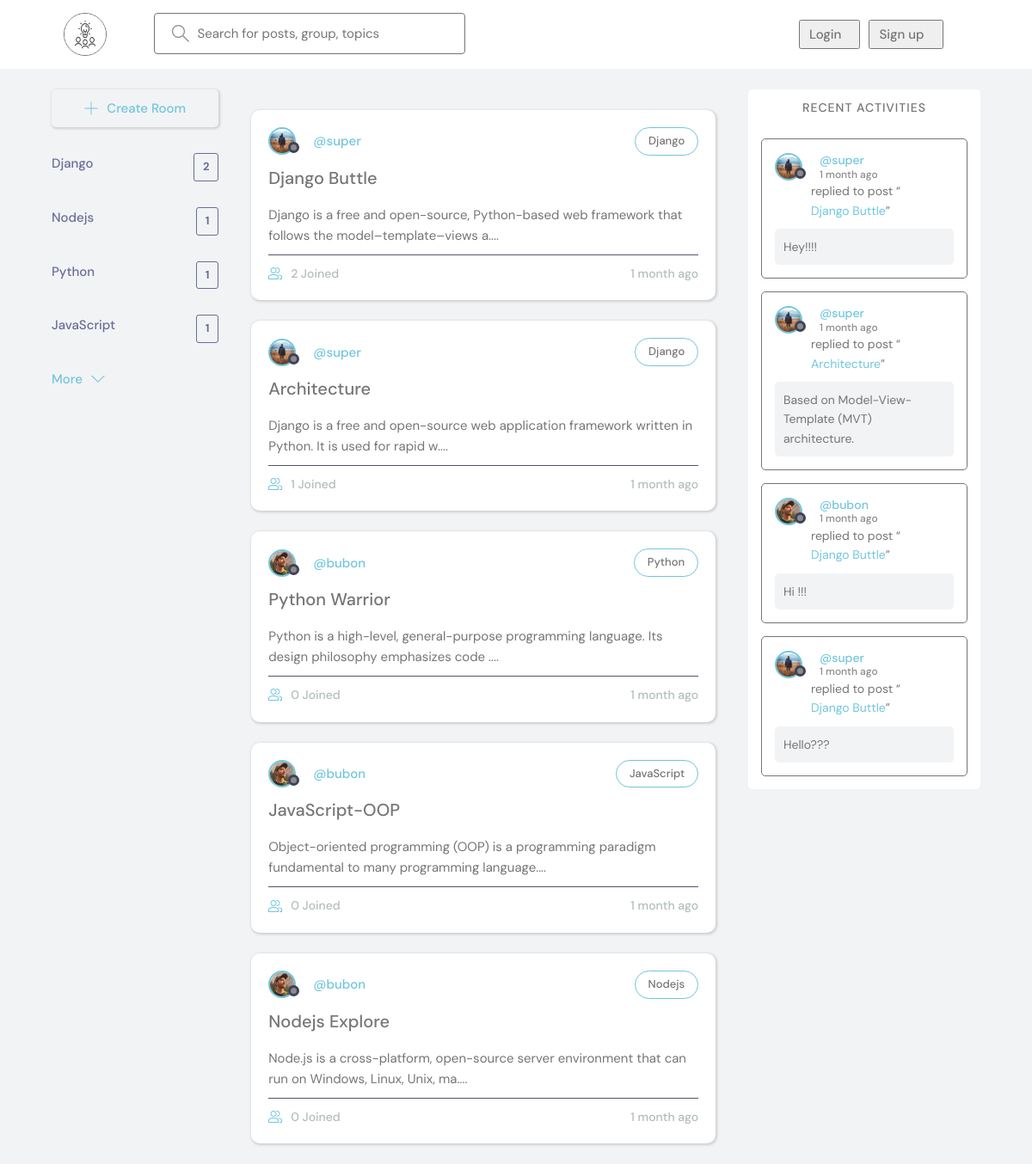
/, run on an earlier commit of the app's database.
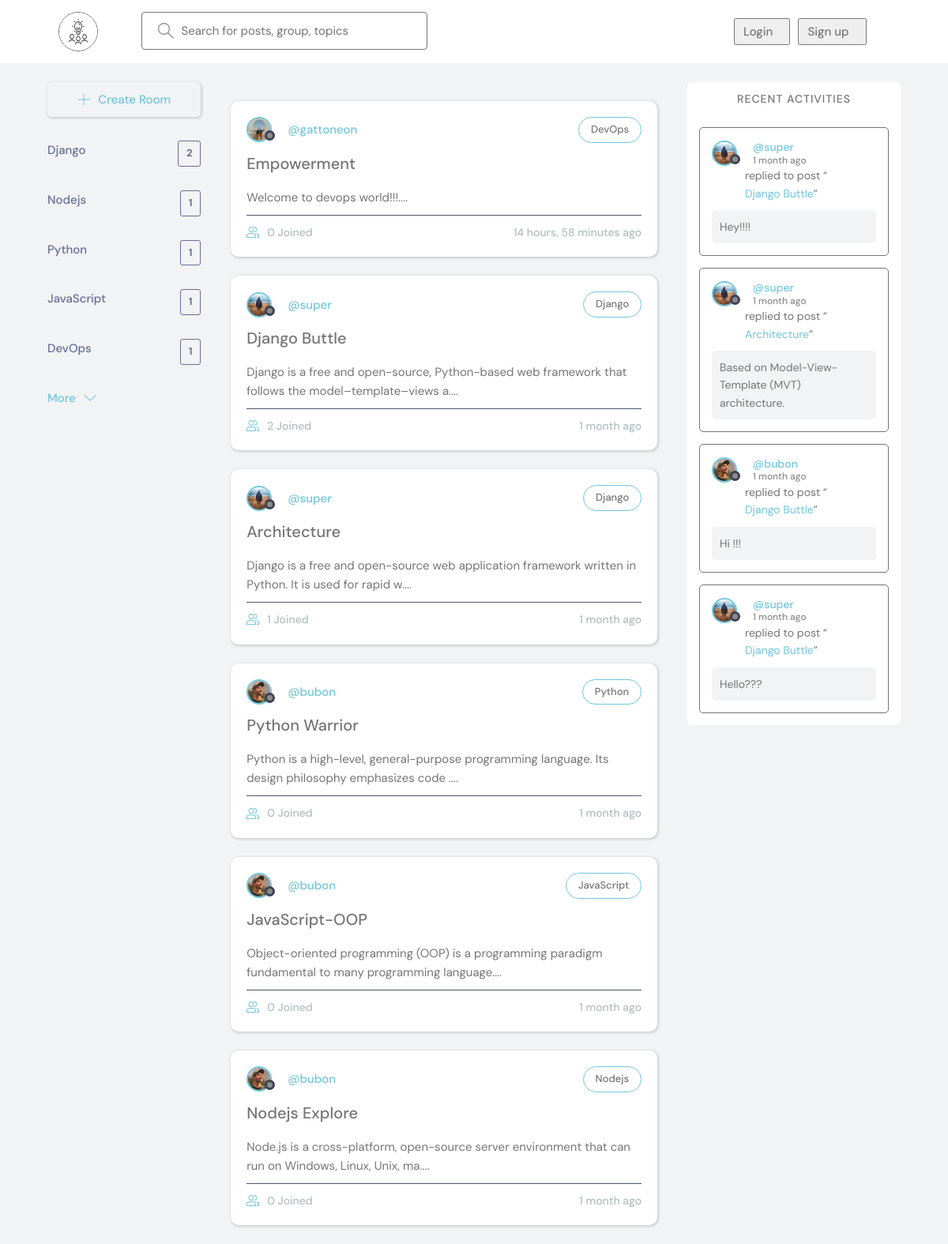
And on a later commit of the database.
### base/models.py (models this page shows, shortened)
class Topic(models.Model):
    name = models.CharField(max_length=200)

class Room(models.Model):
    host = models.ForeignKey(NewUser, on_delete=models.SET_NULL, null=True)
    topic = models.ForeignKey(Topic, on_delete=models.CASCADE, null=True)
    name = models.CharField(max_length=200)
    description = models.TextField(null=True, blank=True)
    updated = models.DateTimeField(auto_now=True)
    created = models.DateTimeField(auto_now_add=True)
    participants = models.ManyToManyField(
        NewUser, related_name="participants", blank=True
    )
    class Meta:
        ordering = ["-updated", "-created"]
    def __str__(self) -> str:
        return self.name

class NewUser(AbstractUser):
    name = models.CharField(max_length=200, null=True)
    email = models.EmailField(unique=True, null=True)
    bio = models.TextField(null=True)
    avatar = models.ImageField(null=True, default="avatar.svg")
    USERNAME_FIELD = "email"
    REQUIRED_FIELDS = ["username"]

class Message(models.Model):
    user = models.ForeignKey(NewUser, on_delete=models.CASCADE)
    room = models.ForeignKey(Room, on_delete=models.CASCADE)
    body = models.TextField()
    updated = models.DateTimeField(auto_now=True)
    created = models.DateTimeField(auto_now_add=True)
    class Meta:
        ordering = ["-updated", "-created"]

### base/views.py (the view)
# urls.py: path("", home, name="home"),
def home(request):
    q = request.GET.get("q") if request.GET.get("q") != None else ""
    rooms = Room.objects.filter(
        Q(topic__name__icontains=q) | Q(name__icontains=q) | Q(description__icontains=q)
    )
    activity = Message.objects.filter(Q(room__topic__name__icontains=q))
    rooms_count = rooms.count()
    topics = Topic.objects.all()
    context = {
        "rooms": rooms,
        "topics": topics,
        "rooms_count": rooms_count,
        "room_messages": activity,
    }
    return render(request, "base/home.html", context)

### base/templates/base/home.html (shortened to what this page needs)
{% extends 'main.html' %}
{% block content %}
<main class="layout layout--3">
  <div class="container">
    {% include 'base/topics_component.html' %}
    <div class="roomList">
      {% include 'base/feed_component.html' %}
    </div>
    {% include 'base/activity_component.html' %}
  </div>
</main>
{% endblock %}

### base/templates/base/topics_component.html (shortened to what this page needs)
<div class="topics">
    <div class="topics__header">
        <a class="btn btn--main" href="{% url 'create-room' %}">
            <svg version="1.1" xmlns="http://www.w3.org/2000/svg" width="32" height="32" viewBox="0 0 32 32">
              <title>add</title>
              <path
                d="M16.943 0.943h-1.885v14.115h-14.115v1.885h14.115v14.115h1.885v-14.115h14.115v-1.885h-14.115v-14.115z">
              </path>
            </svg>
            Create Room
          </a>
     </div>
    <ul class="topics__list">
        {% for topic in topics %}
        <li>
            <a href="{% url 'home' %}?q={{topic.name}}">{{topic.name}}<span>{{topic.room_set.all.count}}</span></a>
        </li>
        {% endfor %}
    </ul>
    <a class="btn btn--link" href="{% url 'topics' %}">
        More
        <svg version="1.1" xmlns="http://www.w3.org/2000/svg" width="32" height="32" viewBox="0 0 32 32">
            <title>chevron-down</title>
            <path d="M16 21l-13-13h-3l16 16 16-16h-3l-13 13z"></path>
        </svg>
    </a>
</div>

### base/templates/base/feed_component.html (shortened to what this page needs)
{% for room in rooms %}
<div class="roomListRoom">
    <div class="roomListRoom__header">
        <a href="{% url 'user-profile' room.host.id %}" class="roomListRoom__author">
            <div class="avatar avatar--small">
                <img src="{{room.host.avatar.url}}" />
            </div>
            <span>@{{room.host.username}}</span>
        </a>
        <a href="{% url 'home' %}?q={{room.topic.name}}">
            <p class="roomListRoom__topic">{{room.topic.name}}</p>
        </a>
    </div>
    <div class="roomListRoom__content">
        <a href="{% url 'room' room.id %}">{{room.name}}</a>
        <p>{{room.description|slice:":100"}}....</p>
    </div>
    <div class="roomListRoom__meta">
        <a href="{% url 'room' room.id %}" class="roomListRoom__joined">
            {{room.participants.all.count}} Joined
        </a>
        <div class="roomListRoom__actions">
            <span>{{room.created|timesince}} ago</span>
        </div>
    </div>
</div>
{% endfor %}

### base/templates/base/activity_component.html (shortened to what this page needs)
<div class="activities">
    <div class="activities__header">
        <h2>Recent Activities</h2>
    </div>
    {% for message in room_messages %}
    <div class="activities__box">
        <div class="activities__boxHeader roomListRoom__header">
            <a href="{% url 'user-profile' message.user.id %}" class="roomListRoom__author">
                <div class="avatar avatar--small">
                    <img src="{{message.user.avatar.url}}" />
                </div>
                <p>
                    @{{message.user.username}}
                    <span>{{message.created|timesince}} ago</span>
                </p>
            </a>
        </div>
        <div class="activities__boxContent">
            <p>replied to post “<a href="{% url 'room' message.room.id %}">{{message.room}}</a>”</p>
            <div class="activities__boxRoomContent">{{message.body}}</div>
        </div>
    </div>
    {% endfor %}
</div>

What changed in the data, as far as the page shows it:
added Topic: name "DevOps", room_set.all.count "1"
added Room: host.avatar (picture), host.username "gattoneon", topic.name "DevOps", name "Empowerment", description "Welcome to devops world!!!", participants.all.count "0", created "14 hours, 58 minutes"
